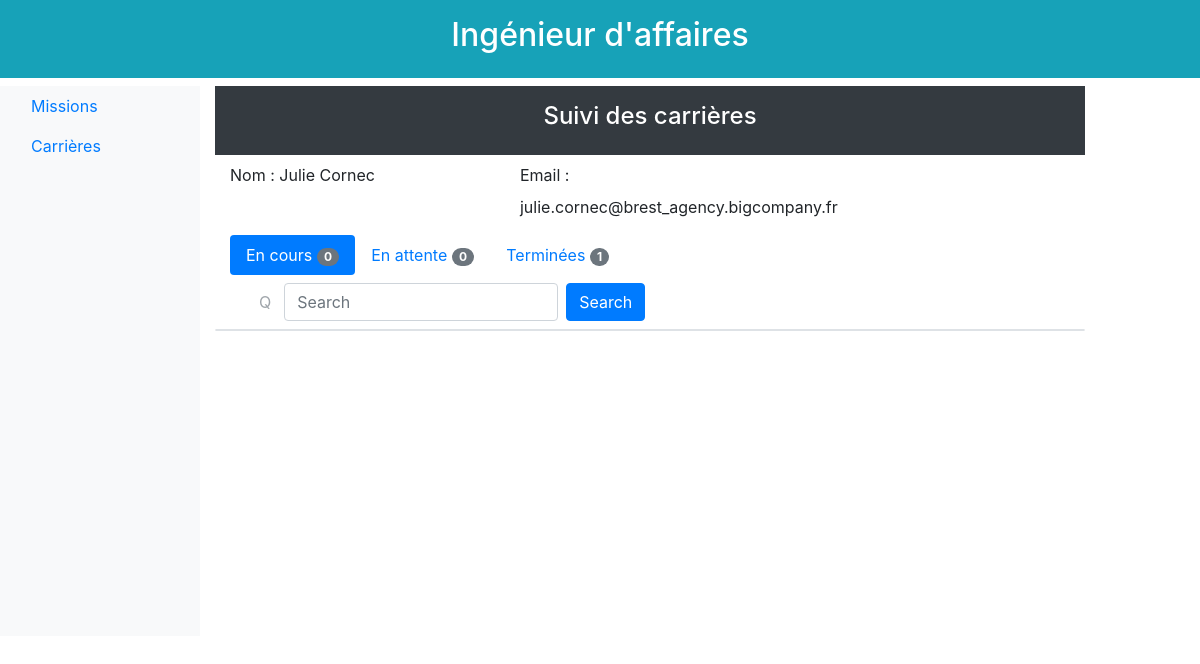
Before: /3/affaire/carrieres/4/enCours/ with the older database file.
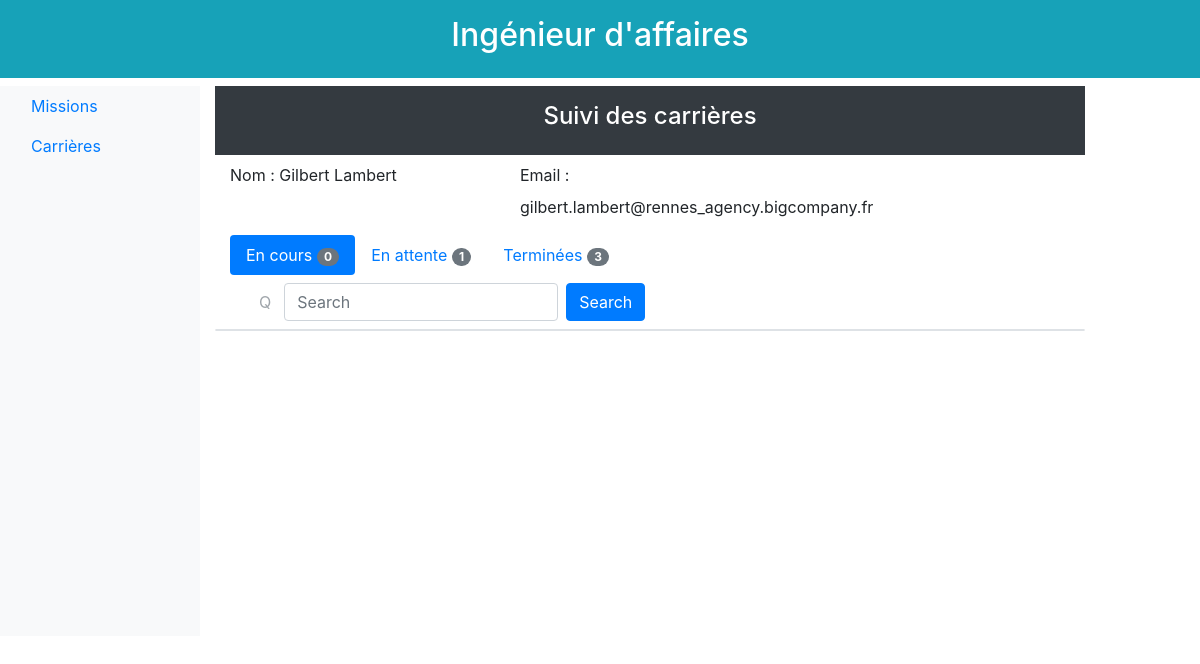
After: the same page with the newer database file.
### database/models.py (models this page shows)
class Ingenieur(db.Model):
    id = db.Column(db.Integer, primary_key=True)
    nom_court = db.Column(db.Text, unique=True) #unique ??
    prenom = db.Column(db.Text)
    nom_famille = db.Column(db.Text)
    site = db.Column(db.Text)
    email = db.Column(db.Text, unique=True)
    taux_journalier = db.Column(db.Float)
    statut = db.Column(db.Text) #a traiter, ajouté par mes soins
    estCommercial = db.Column(db.Boolean) #ajouté par mes soins
    certifications = db.relationship('Certification', backref='ingenieur', lazy='dynamic')
    souhaits = db.relationship('Souhait', backref='ingenieur', lazy='dynamic')
    affectations = db.relationship('Affectation', backref='ingenieur', lazy='dynamic')
    responsabilites_missions = db.relationship('Mission', backref='responsable', lazy='dynamic')

### app.py (the view)
@app.route('/<id>/affaire/carrieres/<idCarriere>/<etat>/')
def carriere_vue(id, idCarriere, etat):
    engineerObserve = get_engineer_by_id(idCarriere)
    listOfMissionsOnGoing = get_mission_en_cours_of_inge(idCarriere)
    listOfMissionsWaiting = get_mission_en_attente_of_inge(idCarriere)
    listOfMissionsClosed = get_mission_termine_of_inge(idCarriere)
    if (etat == "enCours"):
        listToShow = listOfMissionsOnGoing
    elif (etat == "termine"):
        listToShow = listOfMissionsClosed
    elif (etat == "enAttente"):
        listToShow = listOfMissionsWaiting
    else:
        error_page_404("tab doesn't exist")
    return render_template("homepage_affaire_carriere_vue_grille.html.jinja2",
                           id=id,
                           etat=etat,
                           engineerObserveFirstName=engineerObserve.prenom,
                           engineerObserveLastName=engineerObserve.nom_famille,
                           engineerObserveEmail=engineerObserve.email,
                           idCarriere=idCarriere
                           , listOfMissionsOnGoingLength=len(listOfMissionsOnGoing)
                           , listOfMissionsWaitingLength=len(listOfMissionsWaiting)
                           , listOfMissionsClosedLength=len(listOfMissionsClosed)
                           , listToShow=listToShow)

### database/functions.py (called while the page is built)
def get_mission_by_id(mission_id):
    return Mission.query.filter_by(id=mission_id).first()

def get_engineer_by_id(engineer_id):
    return Ingenieur.query.filter_by(id=engineer_id).first()

def get_mission_en_cours_of_inge(inge_id):
    inge = get_engineer_by_id(inge_id)
    id_missions = [a.mission_id for a in list(inge.affectations)]
    missions = [get_mission_by_id(id) for id in id_missions]
    missions_en_cours = []
    for m in missions:
        affectations = get_all_affectations_inge_mission(inge_id, m.id)
        ajouter = False
        if m.statut == "ouverte":
            for a in affectations:
                if a.date_fin >= datetime.now():
                   ajouter = True
        if ajouter:
            missions_en_cours.append(m)
    return missions_en_cours

def get_mission_en_attente_of_inge(inge_id):
    souhaits = [s.mission_id for s in Souhait.query.filter_by(ingenieur_id=inge_id).all()]
    missions = [get_mission_by_id(id) for id in souhaits]
    return missions

def get_all_affectations_inge_mission(inge_id, mission_id):
    return Affectation.query.filter_by(ingenieur_id=inge_id, mission_id=mission_id).all()

### templates/homepage_affaire_carriere_vue_grille.html.jinja2 (shortened to what this page needs)
{% extends "homepage_affaire_carriere_vue.html.jinja2" %}

### templates/homepage_affaire_carriere_vue.html.jinja2 (shortened to what this page needs)
{% extends "homepage_affaire.html.jinja2" %}
{% block body %}
    <div class="p-3 mb-2 bg-dark text-white size-6 font-weight-bold text-center">
         <h4>Suivi des carri&egrave;res</h4>
    </div>
    <div class="col-md-8 order-md-1">
        <div class="row">
            <div class="col-md-6 mb-3">
                <label for="Name">Nom :</label>
                <span>{{ engineerObserveFirstName }} {{ engineerObserveLastName }}</span>
            </div>
        <div class="col-md-6 mb-3">
                <label for="Name">Email :</label>
                <span>{{ engineerObserveEmail }}</span>
            </div>
        </div>
    </div>
    <div class="row">
        <div class="col-sm-9">
            <div class="container">
                <ul class="nav nav-pills" role="tablist">
                    <li class="nav-item">
                        <a class="nav-link active" href="/{{ id }}/affaire/carrieres/{{ idCarriere }}/enCours/">
                            En cours
                            <span class="badge badge-secondary badge-pill">{{ listOfMissionsOnGoingLength }}</span>
                        </a>
                    </li>
                    <li class="nav-item">
                        <a class="nav-link" href="/{{ id }}/affaire/carrieres/{{ idCarriere }}/enAttente/">
                            En attente
                            <span class="badge badge-secondary badge-pill">{{ listOfMissionsWaitingLength }}</span>
                        </a>
                    </li>
                    <li class="nav-item">
                        <a class="nav-link" href="/{{ id }}/affaire/carrieres/{{ idCarriere }}/termine/">
                            Termin&eacute;es
                            <span class="badge badge-secondary badge-pill">{{ listOfMissionsClosedLength }}</span>
                        </a>
                    </li>
                </ul>
            </div>
            <div class="container">
                <nav class="navbar navbar-expand-sm bg navbar">
                    <form class="form-inline" action="/TODO.php">
                        <button type="button" class="btn btn-link" disabled>Q</button>
                        <input class="form-control mr-sm-2" type="text" placeholder="Search">
                        <button class="btn btn-primary" type="submit">Search</button>
                    </form>
                </nav>
            </div>
        </div>
    </div>
    <div class="container rounded border">
    </div>
{% endblock %}

Changed rows visible on the page:
changed Ingenieur: prenom "Julie" → "Gilbert"; nom_famille "Cornec" → "Lambert"; email "julie.cornec@brest_agency.bigcompany.fr" → "gilbert.lambert@rennes_agency.bigcompany.fr"
Other visible differences:
{{ listOfMissionsWaitingLength }}: "0" → "1"
{{ listOfMissionsClosedLength }}: "1" → "3"
